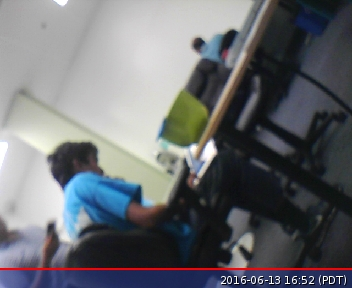
#> input picture efrghn.jpg, 352 x 288 px, given in place of image11.jpg, which was not available
$ python OpenCVExp.py   (older library calls are emulated)
#> lines starting #> are read from the running program, lines starting #| are printed output that depends on the picture; after the words box and inside, x2 and y2 are one past the last pixel; in counts of white or black regions, pixels touching at a corner belong together; pictures that were not available may be replaced by others from this repository, and a replacement may not be noted
import numpy as np
import cv2
import os
import math
os.system("fswebcam -r 507x456 --no-banner image11.jpg")

def showImage(capImg):
    cv2.imshow('img', capImg)
    cv2.waitKey(0)
    cv2.destroyAllWindows()

img = cv2.imread('image11.jpg',-1)
#> img is the input picture: shape (288, 352, 3); mean B, G, R 113, 108.9, 106.5
height, width, channel = img.shape
#> height = 288; width = 352; channel = 3
topy= height
#> topy = 288
topx = width
#> topx = 352

hsv = cv2.cvtColor(img, cv2.COLOR_BGR2HSV)
#> hsv: shape (288, 352, 3); mean H, S, V 73.7, 46.6, 118.2

lower_color = np.array([0,255,255])
upper_color = np.array([0,255,255])

mask = cv2.inRange(hsv, lower_color, upper_color)
#> mask: shape (288, 352); every value is 0

res = cv2.bitwise_and(img,img, mask=mask)
#> res: shape (288, 352, 3); every value is 0

'''def draw_circle(event, x, y, flags, param):
    if event == cv2.EVENT_LBUTTONDBLCLK:
        cv2.circle(img, (x,y), 100, (255,255,255), -1)'''


'''cap = cv2.VideoCapture(-1)

while(True):

    ret, frame = cap.read()

    gray = cv2.cvtColor(frame, cv2.COLOR_BGR2GRAY)

    cv2.imshow('hjhj', gray)
    if cv2.waitKey(0) & 0xFF -- ord('q'):
        break

cap.release()
cv2.destroyAllWindows()'''

propx = (topx/512)
#> propx = 0.688
propy = (topy/512)
#> propy = 0.562

'''lineX1 = int(0*propx)
lineY2 = int(0*propy)
lineX2 = int(511*propx)
lineY1 = int(511*propy)

img = cv2.line(img, (lineX1,lineY1), (lineX2, lineY2), (255,255,255), 5)'''

w = 100*(propx+propy)/2
#> w = 62.5
x1 = int(topx/2 - w/2)
#> x1 = 144
x2 = int(topx/2 + w/2)
#> x2 = 207
y1 = int(topy/2 + w/2)
#> y1 = 175
y2 = int(topy/2 - w/2)
#> y2 = 112

img = cv2.rectangle(res, (x1,y1), (x2,y2), (0,255,0),3)
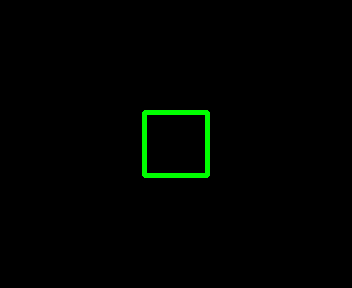
#> img: shape (288, 352, 3); mean B, G, R 0, 3.1, 0

img = cv2.cvtColor(img,cv2.COLOR_BGR2GRAY)
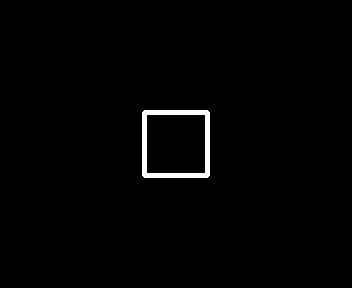
#> img: shape (288, 352); values 0 (black) and 150 (white), 1.2% white; 1 white region, box (x1, y1, x2, y2) and area: (142, 110, 210, 178) 1248
showImage(img)

ret, thresh = cv2.threshold(img, 15, 250, 0)
#> thresh: shape (288, 352); values 0 (black) and 250 (white), 1.2% white; 1 white region
showImage(thresh)
image, contours, heirarchy = cv2.findContours(thresh, cv2.RETR_TREE, cv2.CHAIN_APPROX_SIMPLE)
#> contours = 2 contours; box (x1, y1, x2, y2) and area: (142, 110, 210, 178) 4481, (146, 114, 206, 174) 3479
#showImage(image)
cv2.drawContours(img, contours, 0, (0,255,0), 3)
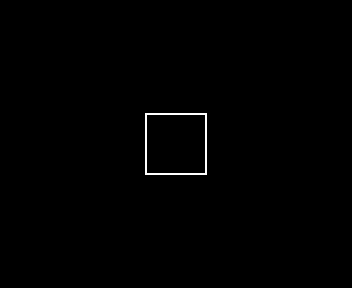
#> img: shape (288, 352); values 0 (black) and 150 (white), 0.47% white in thin lines or dots, all inside (x1, y1, x2, y2) = (145, 113, 207, 175)
showImage(img)

print('Num of Contours ', len(contours))
#| Num of Contours  2

cnt = contours[0]
#> cnt = [[144, 110], [142, 112], [142, 175], [144, 177], [207, 177], [209, 175], [209, 112], [207, 110]]
M = cv2.moments(cnt)
#> M = moments, m00 4481, centre m10/m00, m01/m00 = (175.5, 143.5)
print (M)
#> (printed output is left out)

cx = int(M['m10']/M['m00'])
#> cx = 175
cy = int(M['m01']/M['m00'])
#> cy = 143
area = cv2.contourArea(cnt)
#> area = 4481

print (cx)
#| 175
print (cy)
#| 143
print (area)
#| 4481.0

'''xCircle = 40*propx
xCircle = int(xCircle)
yCircle = xCircle
radCircle = xCircle

img = cv2.circle(img, (xCircle, yCircle), radCircle, (0,0,255),-1)

x3 = int(topx - 60*propx)
y3 = int(topy - 110*propy)
minAx = int(50*propx)
majAx = int(100*propy)

img = cv2.ellipse(img, (x3, y3), (minAx,majAx), 0, 0, 360, (0,150,255), -1)'''

'''pt1X = int(70*propx)
pt1Y = int(60*propy)
pt2X = int(154*propx)
pt2Y = int(23*propy)
pt3X = int(500*propx)
pt3Y = int(3*propy)'''

# [11 lines of commented-out code are left out]

'''cv2.setMouseCallback('kl', draw_circle)'''

''''''

#cv2.imshow('frame', img)
#cv2.imshow('mask',mask)
cv2.imshow('res',res)

'''sd = img[130:200, 175:245]
img[20:90, 140:210]=sd
cv2.imshow("kl", img)'''

cv2.waitKey(0)
cv2.destroyAllWindows()
